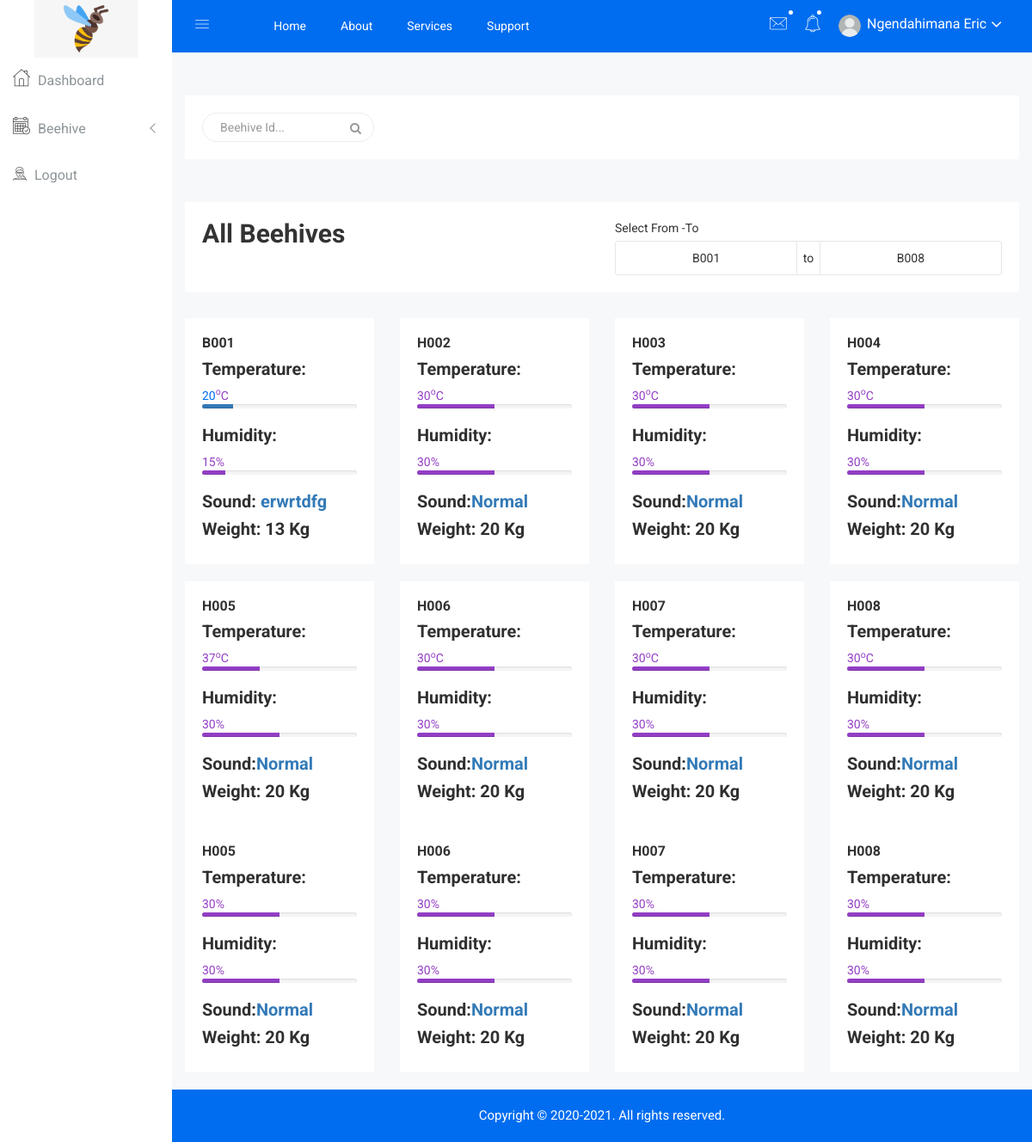
The page /all-beehive.php (signed in) on the database its author committed.
### tables this page shows
CREATE TABLE `users` (
  `id` int(11) NOT NULL,
  `email` varchar(50) NOT NULL,
  `phone` varchar(15) NOT NULL,
  `names` varchar(50) NOT NULL,
  `password` text NOT NULL,
  `status` int(11) NOT NULL
);

CREATE TABLE `tempandhum` (
  `id` int(11) NOT NULL,
  `serial_number` text NOT NULL,
  `temperature` int(11) NOT NULL,
  `humidity` int(11) NOT NULL,
  `description` text NOT NULL,
  `status` int(11) NOT NULL,
  `timeoccur` timestamp NOT NULL DEFAULT CURRENT_TIMESTAMP
);

CREATE TABLE `sound` (
  `id` int(11) NOT NULL,
  `serial_number` text NOT NULL,
  `sound` int(11) NOT NULL,
  `description` text NOT NULL,
  `status` int(11) NOT NULL,
  `timeoccur` timestamp NOT NULL DEFAULT CURRENT_TIMESTAMP
);

CREATE TABLE `weight` (
  `id` int(11) NOT NULL,
  `serial_number` text NOT NULL,
  `weight` int(11) NOT NULL,
  `description` text NOT NULL,
  `status` int(11) NOT NULL,
  `timeoccur` timestamp NOT NULL DEFAULT CURRENT_TIMESTAMP ON UPDATE CURRENT_TIMESTAMP
);

### all-beehive.php (the view, shortened to what the rows shown need)
<?php require_once 'header.php';
      require_once 'class/Hive.php';
 ?>
<?php
$userhives=$user->getHives();
 ?>
        </div>
            <div class="breadcome-area">
                <div class="container-fluid">
                    <div class="row">
                        <div class="col-lg-12 col-md-12 col-sm-12 col-xs-12">
                            <div class="breadcome-list single-page-breadcome">
                                <div class="row">
                                    <div class="col-lg-6 col-md-6 col-sm-6 col-xs-12">
                                        <div class="breadcome-heading">
                                         <h2>All Beehives</h2>
                                        </div>
                                    </div>
                                </div>
                            </div>
                        </div>
                    </div>
                </div>
            </div>
         <div class="analytics-sparkle-area">
            <div class="container-fluid">
                <div class="row">
                    <?php
                   for ($i=0; $i <count($userhives); $i++) {
                    $hive=new Hive($con,$userhives[$i]);
                         ?>
                    <div class="col-lg-3 col-md-6 col-sm-6 col-xs-12">
                        <div class="analytics-sparkle-line reso-mg-b-30">
                         <a href="onehive.php?h=<?=$userhives[$i]?>">   <div class="analytics-content">
                                <h5><?=$userhives[$i] ?></h5>
                                <h2>Temperature: </h2>
                                <span class="text-success  counter"><?=$hive->getCurrentTemp()?></span><span class="text-danger"><sup>o</sup>C</span>
                                <div class="progress m-b-0">
                                    <div class="progress-bar progress-bar-primary" role="progressbar" aria-valuenow="50" aria-valuemin="0" aria-valuemax="100" style="width:<?=$hive->getCurrentTemp()?>%;">  </div>
                                </div><br>
                                <h2>Humidity: </h2>
                                <span class="text-danger  counter"><?=$hive->getCurrentHumidity()?></span><span class="text-danger">%</span>
                                <div class="progress m-b-0">
                                    <div class="progress-bar progress-bar-danger" role="progressbar" aria-valuenow="50" aria-valuemin="0" aria-valuemax="100" style="width:<?=$hive->getCurrentHumidity()?>%;"> </div>
                                </div><br>
                                 <h2>Sound: <span class="text-primary"><?=$hive->getCurrentSound()?> </span> </h2>
                                  <h2>Weight: <span class="counter"><?=$hive->getCurrentWeight()?></span> <span>Kg</span></h2>
                            </div></a>
                        </div>
                    </div><?php } ?>
                    <div class="col-lg-3 col-md-6 col-sm-6 col-xs-12">
                        <div class="analytics-sparkle-line reso-mg-b-30">
                            <div class="analytics-content">
                              <h2>Temperature: </h2>
                                <br>
                                <h2>Humidity: </h2>
                                <br>
                                 <h2>Sound:<span class="text-primary">Normal</span> </h2>
                                  <h2>Weight: <span class="counter">20</span> <span>Kg</span></h2>
                            </div>
                        </div>
                    </div>
                    <div class="col-lg-3 col-md-6 col-sm-6 col-xs-12">
                        <div class="analytics-sparkle-line reso-mg-b-30 table-mg-t-pro dk-res-t-pro-30">
                            <div class="analytics-content">
                                  <h2>Temperature: </h2>
                                <br>
                                <h2>Humidity: </h2>
                                <br>
                                 <h2>Sound:<span class="text-primary">Normal</span> </h2>
                                  <h2>Weight: <span class="counter">20</span> <span>Kg</span></h2>
                            </div>
                        </div>
                    </div>
                    <div class="col-lg-3 col-md-6 col-sm-6 col-xs-12">
                        <div class="analytics-sparkle-line table-mg-t-pro dk-res-t-pro-30">
                            <div class="analytics-content">
                                  <h2>Temperature: </h2>
                                <br>
                                <h2>Humidity: </h2>
                                <br>
                                 <h2>Sound:<span class="text-primary">Normal</span> </h2>
                                  <h2>Weight: <span class="counter">20</span> <span>Kg</span></h2>
                            </div>
                        </div>
                    </div>
                </div>
            </div>
        </div><br>
         <div class="analytics-sparkle-area">
            <div class="container-fluid">
                <div class="row">
                    <div class="col-lg-3 col-md-6 col-sm-6 col-xs-12">
                        <div class="analytics-sparkle-line reso-mg-b-30">
                            <div class="analytics-content">
                                      <h2>Temperature: </h2>
                                <br>
                                <h2>Humidity: </h2>
                                <br>
                                 <h2>Sound:<span class="text-primary">Normal</span> </h2>
                                  <h2>Weight: <span class="counter">20</span> <span>Kg</span></h2>
                            </div>
                        </div>
                    </div>
                    <div class="col-lg-3 col-md-6 col-sm-6 col-xs-12">
                        <div class="analytics-sparkle-line reso-mg-b-30">
                            <div class="analytics-content">
                                    <h2>Temperature: </h2>
                                <br>
                                <h2>Humidity: </h2>
                                <br>
                                 <h2>Sound:<span class="text-primary">Normal</span> </h2>
                                  <h2>Weight: <span class="counter">20</span> <span>Kg</span></h2>
                            </div>
                        </div>
                    </div>
                    <div class="col-lg-3 col-md-6 col-sm-6 col-xs-12">
                        <div class="analytics-sparkle-line reso-mg-b-30 table-mg-t-pro dk-res-t-pro-30">
                            <div class="analytics-content">
                               <h2>Temperature: </h2>
                                <br>
                                <h2>Humidity: </h2>
                                <br>
                                 <h2>Sound:<span class="text-primary">Normal</span> </h2>
                                  <h2>Weight: <span class="counter">20</span> <span>Kg</span></h2>
                            </div>
                        </div>
                    </div>
                    <div class="col-lg-3 col-md-6 col-sm-6 col-xs-12">
                        <div class="analytics-sparkle-line table-mg-t-pro dk-res-t-pro-30">
                            <div class="analytics-content">
                              <h2>Temperature: </h2>
                                <br>
                                <h2>Humidity: </h2>
                                <br>
                                 <h2>Sound:<span class="text-primary">Normal</span> </h2>
                                  <h2>Weight: <span class="counter">20</span> <span>Kg</span></h2>
                            </div>
                        </div>
                    </div>
                                        <div class="col-lg-3 col-md-6 col-sm-6 col-xs-12">
                        <div class="analytics-sparkle-line reso-mg-b-30">
                            <div class="analytics-content">
                                      <h2>Temperature: </h2>
                                <br>
                                <h2>Humidity: </h2>
                                <br>
                                 <h2>Sound:<span class="text-primary">Normal</span> </h2>
                                  <h2>Weight: <span class="counter">20</span> <span>Kg</span></h2>
                            </div>
                        </div>
                    </div>
                    <div class="col-lg-3 col-md-6 col-sm-6 col-xs-12">
                        <div class="analytics-sparkle-line reso-mg-b-30">
                            <div class="analytics-content">
                                    <h2>Temperature: </h2>
                                <br>
                                <h2>Humidity: </h2>
                                <br>
                                 <h2>Sound:<span class="text-primary">Normal</span> </h2>
                                  <h2>Weight: <span class="counter">20</span> <span>Kg</span></h2>
                            </div>
                        </div>
                    </div>
                    <div class="col-lg-3 col-md-6 col-sm-6 col-xs-12">
                        <div class="analytics-sparkle-line reso-mg-b-30 table-mg-t-pro dk-res-t-pro-30">
                            <div class="analytics-content">
                               <h2>Temperature: </h2>
                                <br>
                                <h2>Humidity: </h2>
                                <br>
                                 <h2>Sound:<span class="text-primary">Normal</span> </h2>
                                  <h2>Weight: <span class="counter">20</span> <span>Kg</span></h2>
                            </div>
                        </div>
                    </div>
                    <div class="col-lg-3 col-md-6 col-sm-6 col-xs-12">
                        <div class="analytics-sparkle-line table-mg-t-pro dk-res-t-pro-30">
                            <div class="analytics-content">
                              <h2>Temperature: </h2>
                                <br>
                                <h2>Humidity: </h2>
                                <br>
                                 <h2>Sound:<span class="text-primary">Normal</span> </h2>
                                  <h2>Weight: <span class="counter">20</span> <span>Kg</span></h2>
                            </div>
                        </div>
                    </div>
                </div>
            </div>
        </div><br>
    </div>
</body>
</html>

### header.php (shortened to what the rows shown need)
<?php
require_once 'config.php';
require_once 'class/User.php';
if (!User::isLoggedIn()) {
    header("Location:logout.php");
    exit();
}
else{
    $user=new User($con,$_SESSION["userLoggedIn"]);
}
?>
<!DOCTYPE html>
<html class="no-js" lang="en">
<head>
    <link rel="stylesheet" href="css/bootstrap.min.css">
    <link rel="stylesheet" href="css/font-awesome.min.css">
    <link rel="stylesheet" href="css/owl.carousel.css">
    <link rel="stylesheet" href="css/owl.theme.css">
    <link rel="stylesheet" href="css/owl.transitions.css">
    <link rel="stylesheet" href="css/animate.css">
    <link rel="stylesheet" href="css/normalize.css">
    <link rel="stylesheet" href="css/meanmenu.min.css">
    <link rel="stylesheet" href="css/main.css">
    <link rel="stylesheet" href="css/educate-custon-icon.css">
    <link rel="stylesheet" href="css/morrisjs/morris.css">
    <link rel="stylesheet" href="css/scrollbar/jquery.mCustomScrollbar.min.css">
    <link rel="stylesheet" href="css/metisMenu/metisMenu.min.css">
    <link rel="stylesheet" href="css/metisMenu/metisMenu-vertical.css">
    <link rel="stylesheet" href="css/calendar/fullcalendar.min.css">
    <link rel="stylesheet" href="css/calendar/fullcalendar.print.min.css">
    <link rel="stylesheet" href="css/c3/c3.min.css">
    <link rel="stylesheet" href="style.css">
    <link rel="stylesheet" href="css/responsive.css">
    <link rel="stylesheet" href="css/datapicker/datepicker3.css">
</head>
<body>
    <div class="all-content-wrapper">
        <div class="header-advance-area">
            <div class="header-top-area">
                <div class="container-fluid">
                    <div class="row">
                        <div class="col-lg-12 col-md-12 col-sm-12 col-xs-12">
                            <div class="header-top-wraper">
                                <div class="row">
                                    <div class="col-lg-5 col-md-5 col-sm-12 col-xs-12">
                                        <div class="header-right-info">
                                            <ul class="nav navbar-nav mai-top-nav header-right-menu">
                                                <li class="nav-item">
                                                    <a href="#" data-toggle="dropdown" role="button" aria-expanded="false" class="nav-link dropdown-toggle">
															<img src="img/product/pro4.jpg" alt="" />
															<span class="admin-name"><?=$user->getNames();?></span>
															<i class="fa fa-angle-down edu-icon edu-down-arrow"></i>
														</a>
                                                </li>
                                            </ul>
                                        </div>
                                    </div>
                                </div>
                            </div>
                        </div>
                    </div>
                </div>
            </div>

### rows shown on the page
users: names "Ngendahimana Eric"
tempandhum: temperature "20", humidity "15"
sound: description "erwrtdfg"
weight: weight "13"

### other values the page prints
$userhives[$i] "B001"
